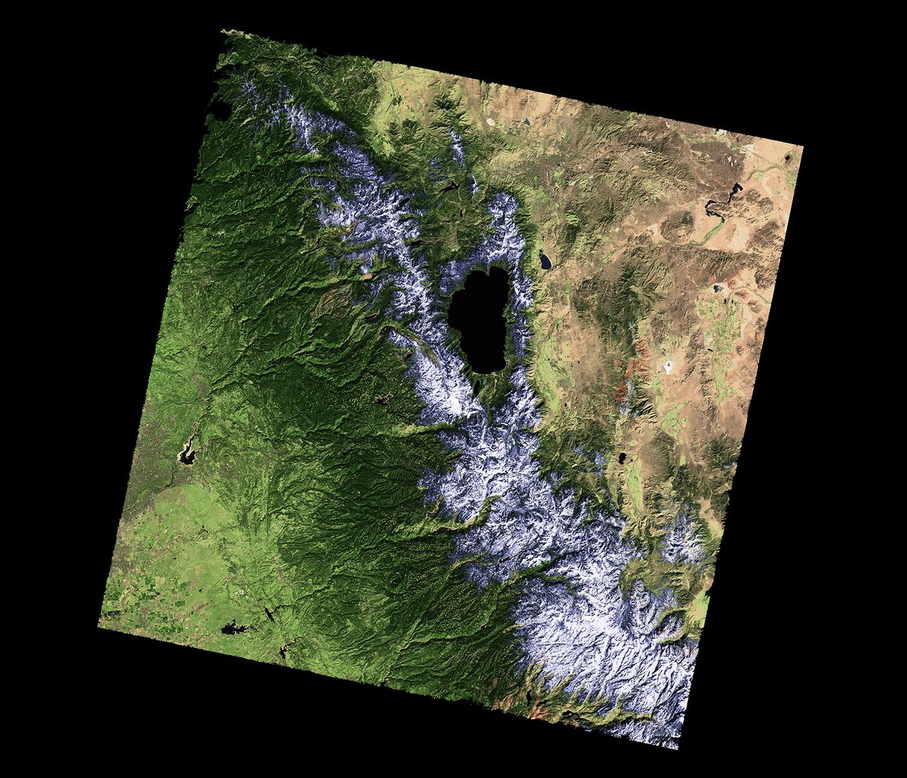
#> input picture caDrought2014.png, 907 x 778 px, shrunk from 1400 x 1200 before the run
$ python imageAverages.py
#> lines starting #> are read from the running program, lines starting #| are printed output that depends on the picture
# Name: Vraj Patel
# Email: vraj.patel24@myhunter.cuny.edu
# Date: October 17, 2019
# A program that summarizes images, like koalastothemax
# Modified by: Vraj Patel


import numpy as np
import matplotlib.pyplot as plt


def average(region):
    """
    Takes a region of an image and
    Returns the average red, green, and blue values across the region.
    """

    red = np.average(region[:, :, 0])
    green = np.average(region[:, :, 1])
    blue = np.average(region[:, :, 2])

    return (red, green, blue)


def setRegion(region, r, g, b):
    """
    Takes a region of an image and red, green, and blue values, r, g, b.
    Sets the region so that all points have
    red values of r, green values of g, and blue values of b.
    """

    region[:, :, 0] = r
    region[:, :, 1] = g
    region[:, :, 2] = b


######################################################################
### DO NOT CHANGE ANYTHING BELOW THIS LINE                         ###
######################################################################


def quarter(img2, levels):
    """
    Takes an image and the number of splits to make.
    Splits the image into regions (2**levels x 2**levels pieces)
    and averages each of these regions separately.
    Calls average() and setRegion() to average and set colors for the
    regions.
    """
    h = img2.shape[0]
    w = img2.shape[1]
    hReg = h // 2 ** levels
    wReg = w // 2 ** levels
    for i in range(2 ** levels):
        for j in range(2 ** levels):
            # Average the region:
            r, g, b = average(img2[i * hReg:(i + 1) * hReg, j * wReg:(j + 1) * wReg])
            setRegion(img2[i * hReg:(i + 1) * hReg, j * wReg:(j + 1) * wReg], r, g, b)


def main():
    inFile = input('Enter image file name: ')
#> the answer given: caDrought2014.png
    img = plt.imread(inFile)
#> img is the input picture: shape (778, 907, 3) float32; mean R, G, B 0.206, 0.219, 0.162

    # Divides the image in 1/2, 1/4, 1/8, ... 1/2^8, and displays each:
    for i in range(8):
        img2 = img.copy()  # Make a copy to average
        quarter(img2, i)  # Split in half i times, and average regions

        plt.imshow(img2)  # Load our new image into pyplot
        plt.show()  # Show the image (waits until closed to continue)
#> this loop made 8 passes
#> pass 1, in main, `plt.show()`:
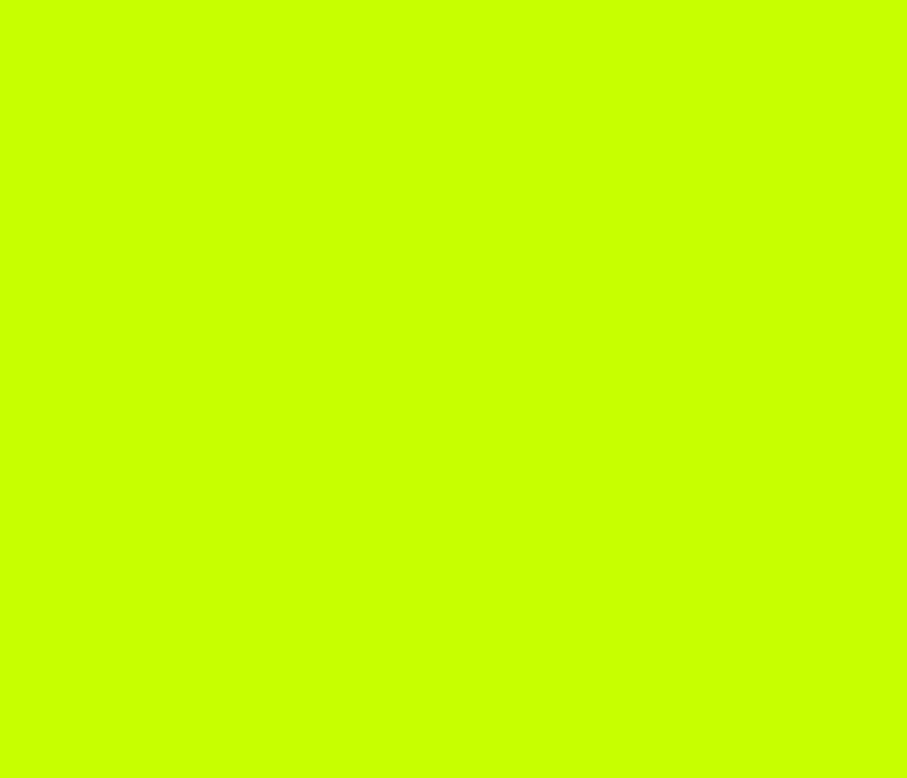
#> shown: shape (778, 907, 3) float32; mean R, G, B 0.205, 0.219, 0.164; drawn with min black and max white
#> pass 2, in main, `plt.show()`:
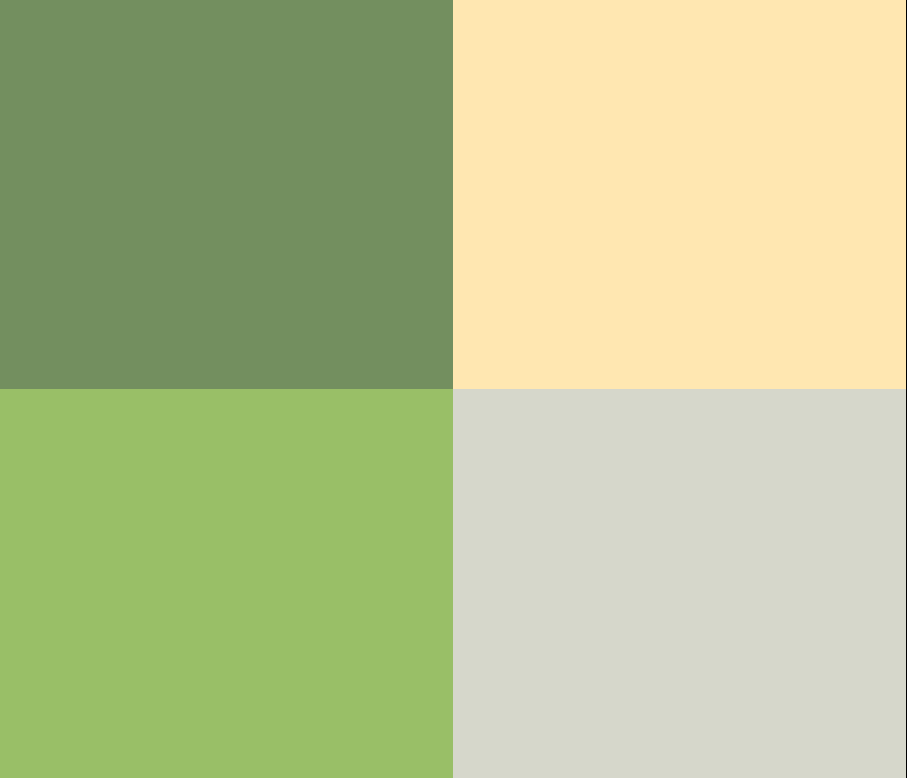
#> shown: shape (778, 907, 3) float32; mean R, G, B 0.206, 0.218, 0.162; drawn with min black and max white
#> after the loop:
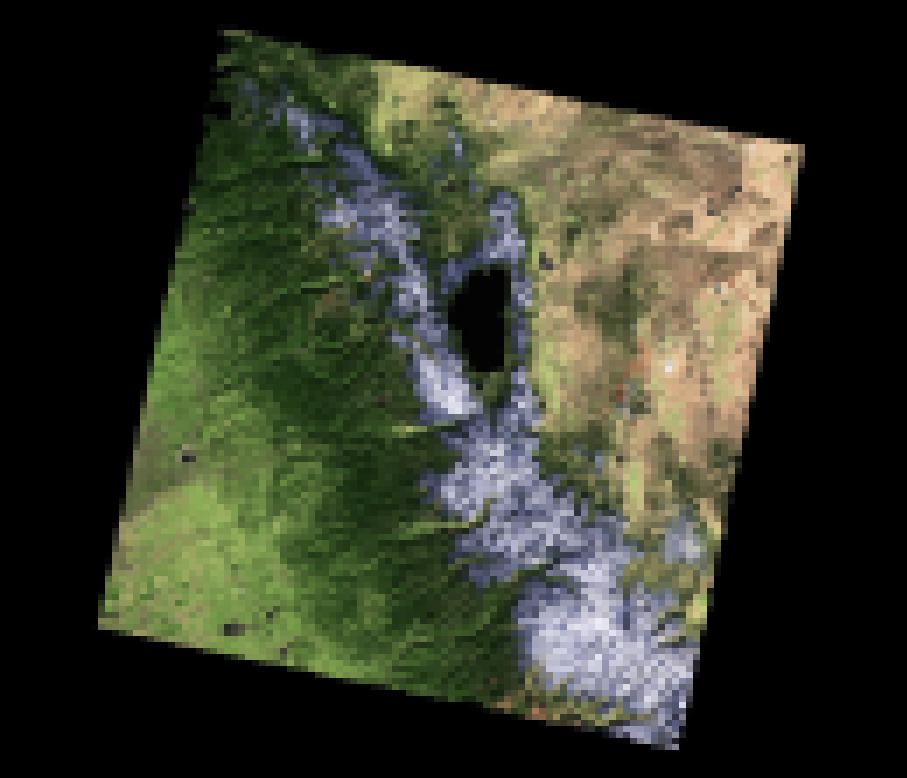
#> img2: shape (778, 907, 3) float32; mean R, G, B 0.206, 0.218, 0.162

    # Shows the original image:
    plt.imshow(img)  # Load image into pyplot
    plt.show()  # Show the image (waits until closed to continue)


# Allow script to be run directly:
if __name__ == "__main__":
    main()
